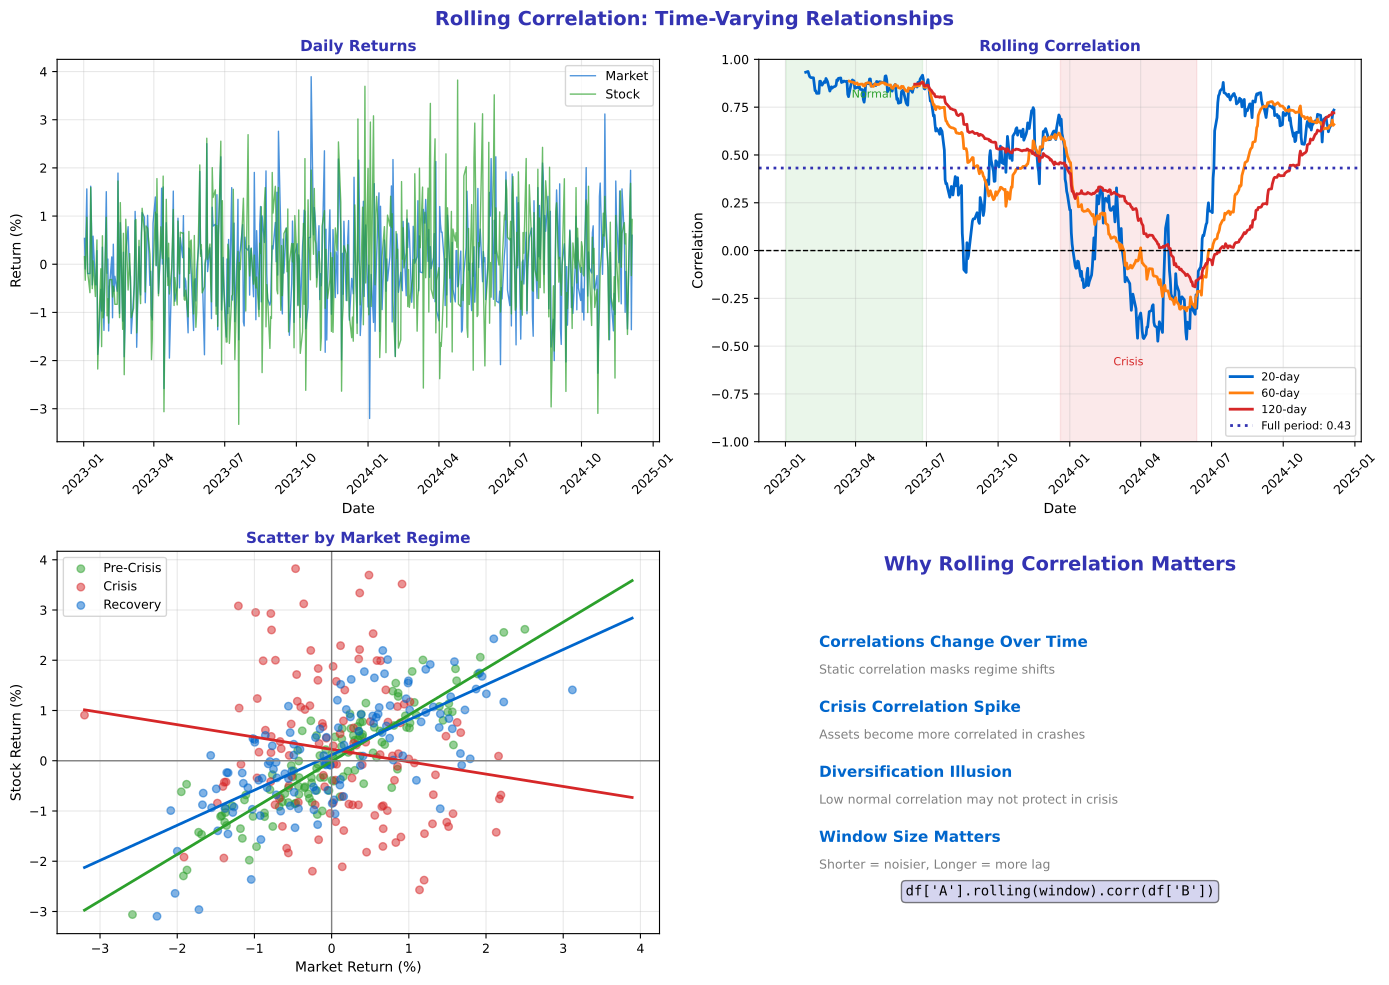

Recreate this plot in Python.
"""Rolling Correlation - Time-varying relationships"""
import matplotlib.pyplot as plt
import numpy as np
import pandas as pd
from pathlib import Path

plt.rcParams.update({
    'font.size': 10,
    'axes.labelsize': 10,
    'axes.titlesize': 11,
    'xtick.labelsize': 9,
    'ytick.labelsize': 9,
    'legend.fontsize': 9,
    'figure.figsize': (10, 6),
    'figure.dpi': 150
})

MLPURPLE = '#3333B2'
MLLAVENDER = '#ADADE0'
MLBLUE = '#0066CC'
MLORANGE = '#FF7F0E'
MLGREEN = '#2CA02C'
MLRED = '#D62728'

np.random.seed(42)

fig, axes = plt.subplots(2, 2, figsize=(14, 10))
fig.suptitle('Rolling Correlation: Time-Varying Relationships', fontsize=14,
             fontweight='bold', color=MLPURPLE)

# Generate correlated time series with changing relationship
n = 504  # 2 years
dates = pd.date_range('2023-01-01', periods=n, freq='B')

# Base market returns
market = np.random.normal(0.0004, 0.01, n)

# Stock with changing beta
stock = np.zeros(n)
for i in range(n):
    if i < 126:  # Q1: High correlation
        stock[i] = 0.9 * market[i] + np.random.normal(0, 0.005)
    elif i < 252:  # Q2-Q3: Lower correlation
        stock[i] = 0.4 * market[i] + np.random.normal(0, 0.01)
    elif i < 378:  # Q4: Negative correlation (crisis)
        stock[i] = -0.3 * market[i] + np.random.normal(0, 0.015)
    else:  # Recovery
        stock[i] = 0.7 * market[i] + np.random.normal(0, 0.008)

df = pd.DataFrame({'Market': market, 'Stock': stock}, index=dates)

# Plot 1: Raw returns
ax1 = axes[0, 0]
ax1.plot(df.index, df['Market'] * 100, color=MLBLUE, alpha=0.7, linewidth=1, label='Market')
ax1.plot(df.index, df['Stock'] * 100, color=MLGREEN, alpha=0.7, linewidth=1, label='Stock')
ax1.set_title('Daily Returns', fontsize=11, fontweight='bold', color=MLPURPLE)
ax1.set_xlabel('Date', fontsize=10)
ax1.set_ylabel('Return (%)', fontsize=10)
ax1.tick_params(axis='x', rotation=45)
ax1.legend(fontsize=9)
ax1.grid(alpha=0.3)

# Plot 2: Rolling correlation
ax2 = axes[0, 1]
windows = [20, 60, 120]
colors = [MLBLUE, MLORANGE, MLRED]

for window, color in zip(windows, colors):
    rolling_corr = df['Market'].rolling(window).corr(df['Stock'])
    ax2.plot(df.index, rolling_corr, color=color, linewidth=2, label=f'{window}-day')

ax2.axhline(0, color='black', linestyle='--', linewidth=1)
ax2.axhline(df['Market'].corr(df['Stock']), color=MLPURPLE, linestyle=':',
            linewidth=2, label=f"Full period: {df['Market'].corr(df['Stock']):.2f}")

ax2.set_title('Rolling Correlation', fontsize=11, fontweight='bold', color=MLPURPLE)
ax2.set_xlabel('Date', fontsize=10)
ax2.set_ylabel('Correlation', fontsize=10)
ax2.tick_params(axis='x', rotation=45)
ax2.legend(fontsize=8)
ax2.grid(alpha=0.3)
ax2.set_ylim(-1, 1)

# Annotate regimes
ax2.axvspan(dates[0], dates[125], alpha=0.1, color=MLGREEN)
ax2.axvspan(dates[252], dates[377], alpha=0.1, color=MLRED)
ax2.text(dates[60], 0.8, 'Normal', fontsize=8, color=MLGREEN)
ax2.text(dates[300], -0.6, 'Crisis', fontsize=8, color=MLRED)

# Plot 3: Scatter by regime
ax3 = axes[1, 0]
regimes = [
    (0, 126, 'Pre-Crisis', MLGREEN),
    (252, 378, 'Crisis', MLRED),
    (378, n, 'Recovery', MLBLUE)
]

for start, end, label, color in regimes:
    ax3.scatter(df['Market'].iloc[start:end] * 100, df['Stock'].iloc[start:end] * 100,
                color=color, alpha=0.5, s=30, label=label)
    # Add regression line
    z = np.polyfit(df['Market'].iloc[start:end], df['Stock'].iloc[start:end], 1)
    x_line = np.linspace(df['Market'].min(), df['Market'].max(), 50)
    ax3.plot(x_line * 100, np.poly1d(z)(x_line) * 100, color=color, linewidth=2)

ax3.axhline(0, color='gray', linewidth=1)
ax3.axvline(0, color='gray', linewidth=1)
ax3.set_title('Scatter by Market Regime', fontsize=11, fontweight='bold', color=MLPURPLE)
ax3.set_xlabel('Market Return (%)', fontsize=10)
ax3.set_ylabel('Stock Return (%)', fontsize=10)
ax3.legend(fontsize=9)
ax3.grid(alpha=0.3)

# Plot 4: Implications
ax4 = axes[1, 1]
ax4.axis('off')

ax4.text(0.5, 0.95, 'Why Rolling Correlation Matters', ha='center', fontsize=14,
         fontweight='bold', color=MLPURPLE, transform=ax4.transAxes)

implications = [
    ('Correlations Change Over Time', 'Static correlation masks regime shifts'),
    ('Crisis Correlation Spike', 'Assets become more correlated in crashes'),
    ('Diversification Illusion', 'Low normal correlation may not protect in crisis'),
    ('Window Size Matters', 'Shorter = noisier, Longer = more lag'),
]

y = 0.75
for title, desc in implications:
    ax4.text(0.1, y, title, fontsize=11, fontweight='bold', color=MLBLUE, transform=ax4.transAxes)
    ax4.text(0.1, y - 0.07, desc, fontsize=9, color='gray', transform=ax4.transAxes)
    y -= 0.17

ax4.text(0.5, 0.1, "df['A'].rolling(window).corr(df['B'])",
         ha='center', fontsize=10, family='monospace', transform=ax4.transAxes,
         bbox=dict(boxstyle='round', facecolor=MLLAVENDER, alpha=0.5))

plt.tight_layout()
plt.savefig(Path(__file__).parent / 'chart.pdf', dpi=300, bbox_inches='tight')
plt.close()
